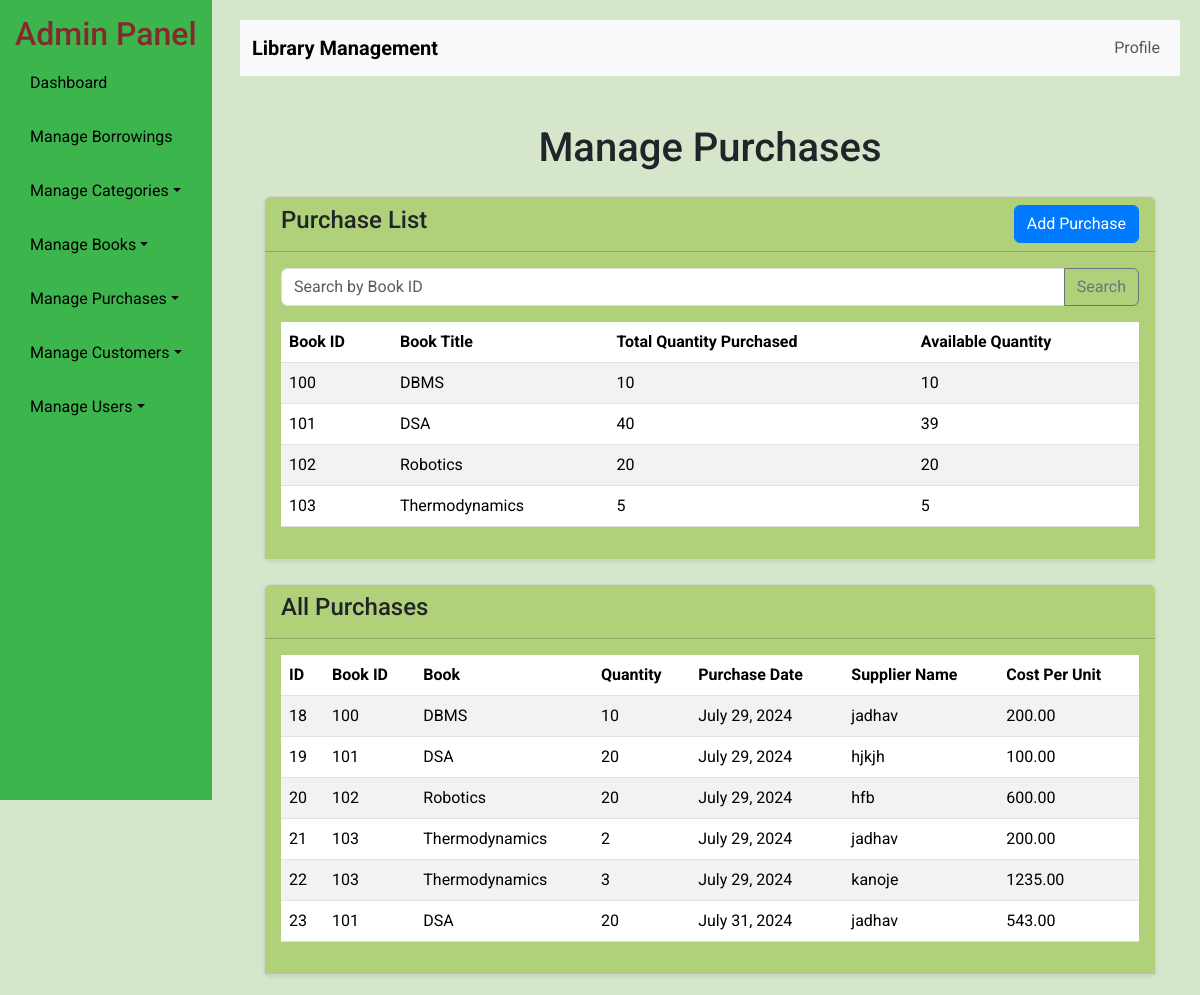
/ladmin/purchases/, run on an earlier commit of the app's database.
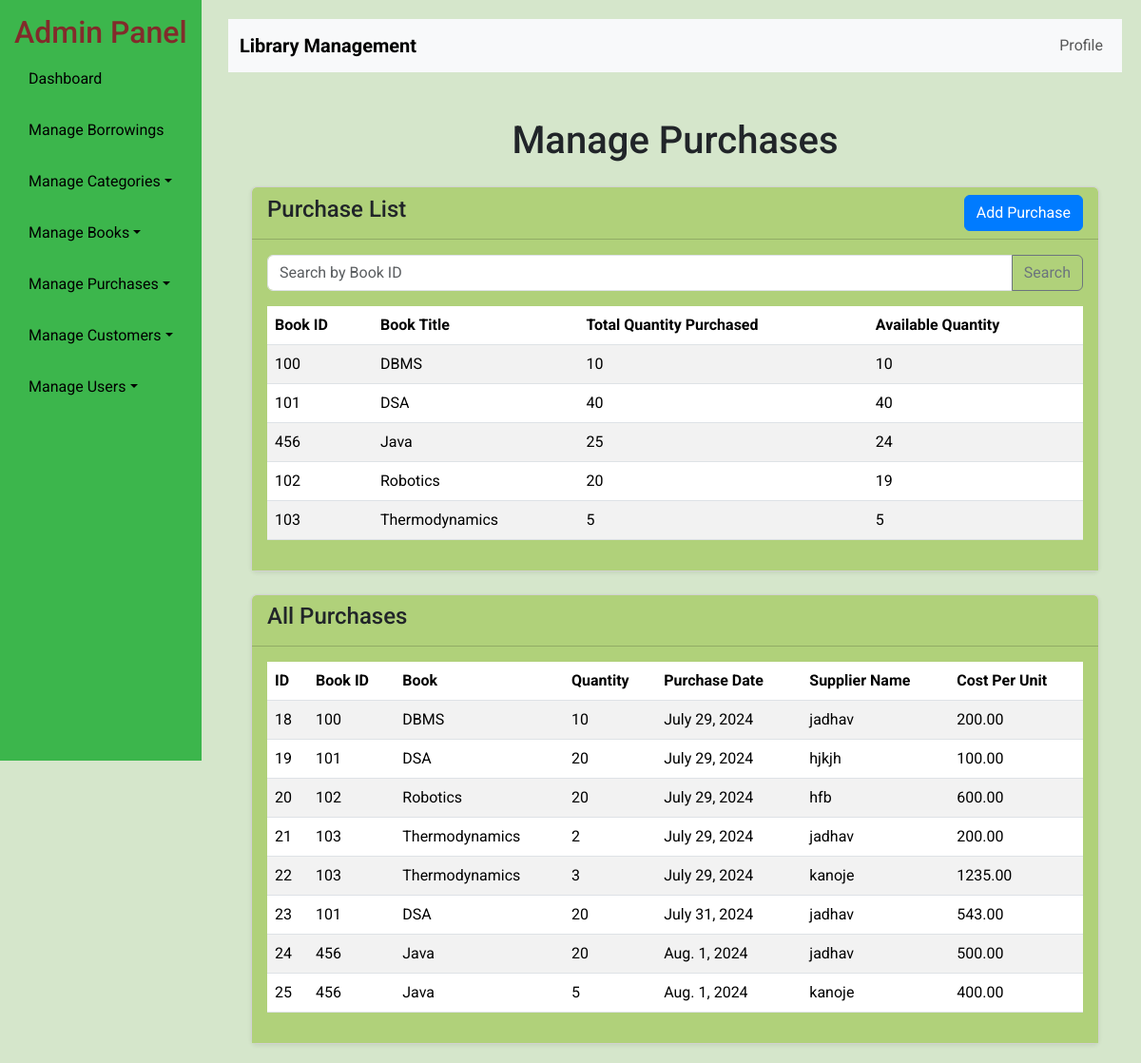
And on a later commit of the database.
### ladmin/models.py (models this page shows, shortened)
class Book(models.Model):
    book_id = models.CharField(max_length=100, unique=True, null=True)
    title = models.CharField(max_length=255)
    author = models.CharField(max_length=255)
    category = models.ForeignKey(Category, on_delete=models.CASCADE)
    quantity = models.PositiveIntegerField(default=0)

class BookPurchase(models.Model):
    book = models.ForeignKey(Book, on_delete=models.CASCADE)
    quantity = models.PositiveIntegerField(null=True)
    purchase_date = models.DateField(auto_now_add=True)
    supplier_name = models.CharField(max_length=100)
    cost_per_unit = models.DecimalField(max_digits=10, decimal_places=2)

### ladmin/views.py (the view)
# urls.py: path('purchases/', admin_purchases, name='admin_purchases'),
def admin_purchases(request):
    search_query = request.GET.get('search', '')
    if search_query:
        purchases = BookPurchase.objects.filter(book__book_id__icontains=search_query)
    else:
        purchases = BookPurchase.objects.all()
    total_purchases = BookPurchase.objects.values('book__book_id', 'book__title').annotate(
        total_quantity=Sum('quantity'),
        available_quantity=F('book__quantity')
    ).order_by('book__title')
    context = {
        'purchases': purchases,
        'total_purchases': total_purchases,
        'search_query': search_query,
    }
    return render(request, 'ladmin/apurchase.html', context)

### template/ladmin/apurchase.html
{% extends "ladmin/base.html" %}
{% block content %}
<div class="container mt-5">
    <h1 class="text-center">Manage Purchases</h1>
    <div class="row mt-4">
        <div class="col-md-12">
            <div class="card shadow-sm">
                <div class="card-header d-flex justify-content-between align-items-center">
                    <h4>Purchase List</h4>
                    <a href="{% url 'admin_add_purchase' %}" class="btn btn-primary">Add Purchase</a>
                </div>
                <div class="card-body">
                    <form method="GET" action="">
                        <div class="input-group mb-3">
                            <input type="text" name="search" class="form-control" placeholder="Search by Book ID" value="{{ search_query }}">
                            <button class="btn btn-outline-secondary" type="submit">Search</button>
                        </div>
                    </form>
                    <table class="table table-striped">
                        <thead>
                            <tr>
                                <th>Book ID</th>
                                <th>Book Title</th>
                                <th>Total Quantity Purchased</th>
                                <th>Available Quantity</th>
                            </tr>
                        </thead>
                        <tbody>
                            {% for purchase in total_purchases %}
                            <tr>
                                <td>{{ purchase.book__book_id }}</td>
                                <td>{{ purchase.book__title }}</td>
                                <td>{{ purchase.total_quantity }}</td>
                                <td>{{ purchase.available_quantity }}</td>
                            </tr>
                            {% endfor %}
                        </tbody>
                    </table>
                </div>
            </div>
            <div class="card mt-4 shadow-sm">
                <div class="card-header">
                    <h4>All Purchases</h4>
                </div>
                <div class="card-body">
                    <table class="table table-striped">
                        <thead>
                            <tr>
                                <th>ID</th>
                                <th>Book ID</th>
                                <th>Book</th>
                                <th>Quantity</th>
                                <th>Purchase Date</th>
                                <th>Supplier Name</th>
                                <th>Cost Per Unit</th>
                            </tr>
                        </thead>
                        <tbody>
                            {% for purchase in purchases %}
                            <tr>
                                <td>{{ purchase.id }}</td>
                                <td>{{ purchase.book.book_id }}</td>
                                <td>{{ purchase.book.title }}</td>
                                <td>{{ purchase.quantity }}</td>
                                <td>{{ purchase.purchase_date }}</td>
                                <td>{{ purchase.supplier_name }}</td>
                                <td>{{ purchase.cost_per_unit }}</td>
                            </tr>
                            {% endfor %}
                        </tbody>
                    </table>
                </div>
            </div>
        </div>
    </div>
</div>
{% endblock content %}

What changed in the data, as far as the page shows it:
changed Book "DSA": available_quantity "39" → "40"
added Book: book__book_id "456", book__title "Java", total_quantity "25", available_quantity "24"
changed Book "Robotics": available_quantity "20" → "19"
added BookPurchase: id "24", book.book_id "456", book "Java", quantity "20", purchase_date "Aug. 1, 2024", supplier_name "jadhav", cost_per_unit "500.00"
added BookPurchase: id "25", book.book_id "456", book "Java", quantity "5", purchase_date "Aug. 1, 2024", supplier_name "kanoje", cost_per_unit "400.00"
